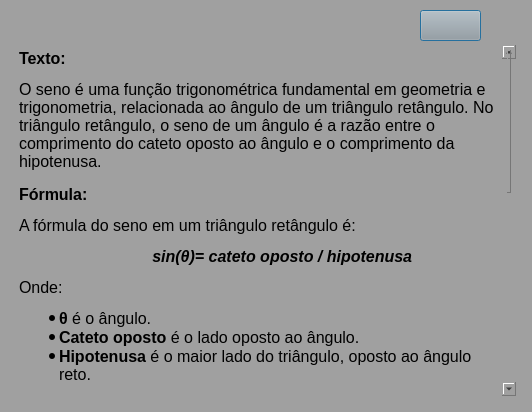
<?xml version="1.0" encoding="UTF-8"?>
<ui version="4.0">
 <class>Dialog</class>
 <widget class="QDialog" name="Dialog">
  <property name="geometry">
   <rect>
    <x>0</x>
    <y>0</y>
    <width>532</width>
    <height>412</height>
   </rect>
  </property>
  <property name="windowTitle">
   <string>Informações</string>
  </property>
  <property name="styleSheet">
   <string notr="true">background-color:rgb(160, 160, 160);
padding: 5px</string>
  </property>
  <widget class="QTextEdit" name="textEditSeno">
   <property name="geometry">
    <rect>
     <x>10</x>
     <y>40</y>
     <width>511</width>
     <height>361</height>
    </rect>
   </property>
   <property name="font">
    <font>
     <family>Segoe UI</family>
    </font>
   </property>
   <property name="cursor" stdset="0">
    <cursorShape>ArrowCursor</cursorShape>
   </property>
   <property name="styleSheet">
    <string notr="true">border: none</string>
   </property>
   <property name="readOnly">
    <bool>true</bool>
   </property>
   <property name="html">
    <string>&lt;!DOCTYPE HTML PUBLIC &quot;-//W3C//DTD HTML 4.0//EN&quot; &quot;http://www.w3.org/TR/REC-html40/strict.dtd&quot;&gt;
&lt;html&gt;&lt;head&gt;&lt;meta name=&quot;qrichtext&quot; content=&quot;1&quot; /&gt;&lt;style type=&quot;text/css&quot;&gt;
p, li { white-space: pre-wrap; }
&lt;/style&gt;&lt;/head&gt;&lt;body style=&quot; font-family:'Segoe UI'; font-size:8.25pt; font-weight:400; font-style:normal;&quot;&gt;
&lt;p style=&quot; margin-top:14px; margin-bottom:12px; margin-left:0px; margin-right:0px; -qt-block-indent:0; text-indent:0px;&quot;&gt;&lt;span style=&quot; font-size:12pt; font-weight:600;&quot;&gt;Texto:&lt;/span&gt;&lt;/p&gt;
&lt;p style=&quot; margin-top:12px; margin-bottom:12px; margin-left:0px; margin-right:0px; -qt-block-indent:0; text-indent:0px;&quot;&gt;&lt;span style=&quot; font-size:12pt;&quot;&gt;O seno é uma função trigonométrica fundamental em geometria e trigonometria, relacionada ao ângulo de um triângulo retângulo. No triângulo retângulo, o seno de um ângulo é a razão entre o comprimento do cateto oposto ao ângulo e o comprimento da hipotenusa.&lt;/span&gt;&lt;/p&gt;
&lt;p style=&quot; margin-top:14px; margin-bottom:12px; margin-left:0px; margin-right:0px; -qt-block-indent:0; text-indent:0px;&quot;&gt;&lt;span style=&quot; font-size:12pt; font-weight:600;&quot;&gt;Fórmula:&lt;/span&gt;&lt;/p&gt;
&lt;p style=&quot; margin-top:12px; margin-bottom:12px; margin-left:0px; margin-right:0px; -qt-block-indent:0; text-indent:0px;&quot;&gt;&lt;span style=&quot; font-size:12pt;&quot;&gt;A fórmula do seno em um triângulo retângulo é:&lt;/span&gt;&lt;/p&gt;
&lt;p style=&quot; margin-top:12px; margin-bottom:12px; margin-left:0px; margin-right:0px; -qt-block-indent:0; text-indent:0px;&quot;&gt;&lt;span style=&quot; font-size:12pt;&quot;&gt;	            &lt;/span&gt;&lt;span style=&quot; font-size:12pt; font-weight:600; font-style:italic;&quot;&gt;sin(θ)= cateto oposto / hipotenusa&lt;/span&gt;&lt;/p&gt;
&lt;p style=&quot; margin-top:12px; margin-bottom:12px; margin-left:0px; margin-right:0px; -qt-block-indent:0; text-indent:0px;&quot;&gt;&lt;span style=&quot; font-size:12pt;&quot;&gt;Onde:&lt;/span&gt;&lt;/p&gt;
&lt;ul style=&quot;margin-top: 0px; margin-bottom: 0px; margin-left: 0px; margin-right: 0px; -qt-list-indent: 1;&quot;&gt;&lt;li style=&quot; font-size:12pt;&quot; style=&quot; margin-top:12px; margin-bottom:0px; margin-left:0px; margin-right:0px; -qt-block-indent:0; text-indent:0px;&quot;&gt;&lt;span style=&quot; font-weight:600;&quot;&gt;θ&lt;/span&gt; é o ângulo. &lt;/li&gt;
&lt;li style=&quot; font-size:12pt;&quot; style=&quot; margin-top:0px; margin-bottom:0px; margin-left:0px; margin-right:0px; -qt-block-indent:0; text-indent:0px;&quot;&gt;&lt;span style=&quot; font-weight:600;&quot;&gt;Cateto oposto&lt;/span&gt; é o lado oposto ao ângulo. &lt;/li&gt;
&lt;li style=&quot; font-size:12pt;&quot; style=&quot; margin-top:0px; margin-bottom:12px; margin-left:0px; margin-right:0px; -qt-block-indent:0; text-indent:0px;&quot;&gt;&lt;span style=&quot; font-weight:600;&quot;&gt;Hipotenusa&lt;/span&gt; é o maior lado do triângulo, oposto ao ângulo reto. &lt;/li&gt;&lt;/ul&gt;
&lt;p style=&quot; margin-top:14px; margin-bottom:12px; margin-left:0px; margin-right:0px; -qt-block-indent:0; text-indent:0px;&quot;&gt;&lt;span style=&quot; font-size:12pt; font-weight:600;&quot;&gt;Período e Intervalo:&lt;/span&gt;&lt;/p&gt;
&lt;ul style=&quot;margin-top: 0px; margin-bottom: 0px; margin-left: 0px; margin-right: 0px; -qt-list-indent: 1;&quot;&gt;&lt;li style=&quot; font-size:12pt;&quot; style=&quot; margin-top:12px; margin-bottom:0px; margin-left:0px; margin-right:0px; -qt-block-indent:0; text-indent:0px;&quot;&gt;O seno de um ângulo é uma função &lt;span style=&quot; font-weight:600;&quot;&gt;periódica&lt;/span&gt;, o que significa que ela se repete em intervalos regulares. &lt;/li&gt;
&lt;li style=&quot; font-size:12pt;&quot; style=&quot; margin-top:0px; margin-bottom:12px; margin-left:0px; margin-right:0px; -qt-block-indent:0; text-indent:0px;&quot;&gt;O intervalo de valores do seno é sempre entre &lt;span style=&quot; font-weight:600;&quot;&gt;-1 e 1&lt;/span&gt;. &lt;/li&gt;&lt;/ul&gt;
&lt;p style=&quot; margin-top:0px; margin-bottom:0px; margin-left:0px; margin-right:0px; -qt-block-indent:0; text-indent:0px;&quot;&gt;&lt;span style=&quot; font-size:12pt;&quot;&gt;		    &lt;/span&gt;&lt;span style=&quot; font-size:12pt; font-weight:600; font-style:italic;&quot;&gt;−1≤sin(θ)≤1&lt;/span&gt;&lt;span style=&quot; font-size:12pt;&quot;&gt; &lt;/span&gt;&lt;/p&gt;
&lt;p style=&quot; margin-top:14px; margin-bottom:12px; margin-left:0px; margin-right:0px; -qt-block-indent:0; text-indent:0px;&quot;&gt;&lt;span style=&quot; font-size:12pt; font-weight:600;&quot;&gt;Características:&lt;/span&gt;&lt;/p&gt;
&lt;p style=&quot; margin-top:12px; margin-bottom:12px; margin-left:0px; margin-right:0px; -qt-block-indent:0; text-indent:0px;&quot;&gt;&lt;span style=&quot; font-size:12pt;&quot;&gt;O seno é uma função suave, que pode ser representada por uma &lt;/span&gt;&lt;span style=&quot; font-size:12pt; font-weight:600;&quot;&gt;curva senoidal&lt;/span&gt;&lt;span style=&quot; font-size:12pt;&quot;&gt;. Em um gráfico, ela oscila entre -1 e 1 e tem um período de 360° ou 2π2\pi2π radianos. A função seno é fundamental para descrever &lt;/span&gt;&lt;span style=&quot; font-size:12pt; font-weight:600;&quot;&gt;ondas&lt;/span&gt;&lt;span style=&quot; font-size:12pt;&quot;&gt; (como som, luz e outras formas de energia), sendo amplamente utilizada em física, engenharia e análise de sinais.&lt;/span&gt;&lt;/p&gt;
&lt;p style=&quot; margin-top:14px; margin-bottom:12px; margin-left:0px; margin-right:0px; -qt-block-indent:0; text-indent:0px;&quot;&gt;&lt;span style=&quot; font-size:12pt; font-weight:600;&quot;&gt;Aplicações:&lt;/span&gt;&lt;/p&gt;
&lt;p style=&quot; margin-top:12px; margin-bottom:12px; margin-left:0px; margin-right:0px; -qt-block-indent:0; text-indent:0px;&quot;&gt;&lt;span style=&quot; font-size:12pt;&quot;&gt;O seno é utilizado para resolver problemas em diversas áreas, como:&lt;/span&gt;&lt;/p&gt;
&lt;ul style=&quot;margin-top: 0px; margin-bottom: 0px; margin-left: 0px; margin-right: 0px; -qt-list-indent: 1;&quot;&gt;&lt;li style=&quot; font-size:12pt;&quot; style=&quot; margin-top:12px; margin-bottom:0px; margin-left:0px; margin-right:0px; -qt-block-indent:0; text-indent:0px;&quot;&gt;Cálculos de &lt;span style=&quot; font-weight:600;&quot;&gt;ondas e vibrações&lt;/span&gt; em física. &lt;/li&gt;
&lt;li style=&quot; font-size:12pt;&quot; style=&quot; margin-top:0px; margin-bottom:0px; margin-left:0px; margin-right:0px; -qt-block-indent:0; text-indent:0px;&quot;&gt;Análise de &lt;span style=&quot; font-weight:600;&quot;&gt;sistemas elétricos e de telecomunicações&lt;/span&gt;. &lt;/li&gt;
&lt;li style=&quot; font-size:12pt;&quot; style=&quot; margin-top:0px; margin-bottom:0px; margin-left:0px; margin-right:0px; -qt-block-indent:0; text-indent:0px;&quot;&gt;&lt;span style=&quot; font-weight:600;&quot;&gt;Arquitetura&lt;/span&gt; e engenharia estrutural para calcular forças e distâncias. &lt;/li&gt;
&lt;li style=&quot; font-size:12pt;&quot; style=&quot; margin-top:0px; margin-bottom:12px; margin-left:0px; margin-right:0px; -qt-block-indent:0; text-indent:0px;&quot;&gt;No &lt;span style=&quot; font-weight:600;&quot;&gt;desenvolvimento de gráficos&lt;/span&gt; e animações em computação.&lt;/li&gt;&lt;/ul&gt;&lt;/body&gt;&lt;/html&gt;</string>
   </property>
  </widget>
  <widget class="QPushButton" name="btnControlarScroll">
   <property name="geometry">
    <rect>
     <x>420</x>
     <y>10</y>
     <width>61</width>
     <height>31</height>
    </rect>
   </property>
   <property name="cursor">
    <cursorShape>PointingHandCursor</cursorShape>
   </property>
   <property name="text">
    <string/>
   </property>
  </widget>
 </widget>
 <resources/>
 <connections/>
</ui>
